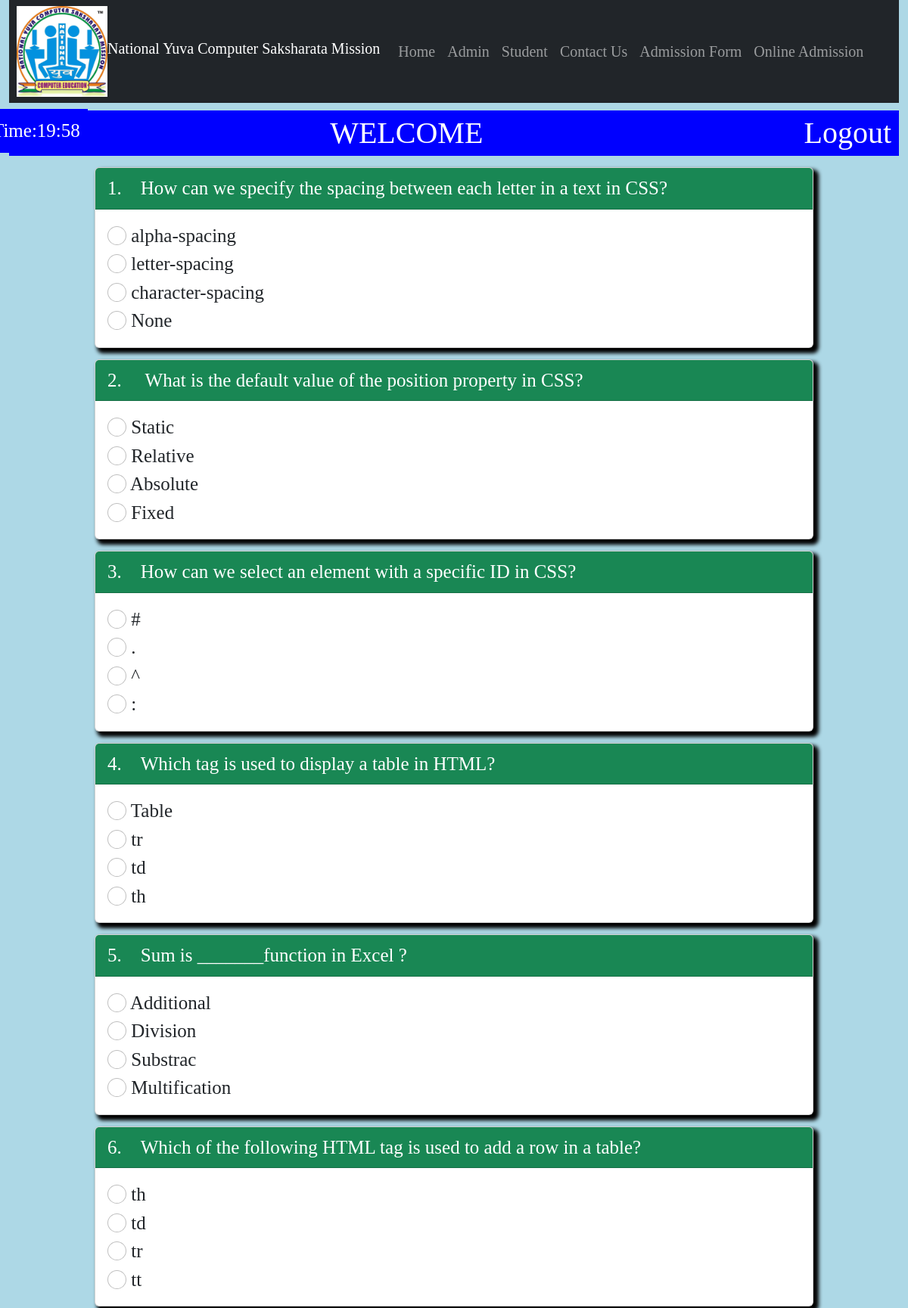
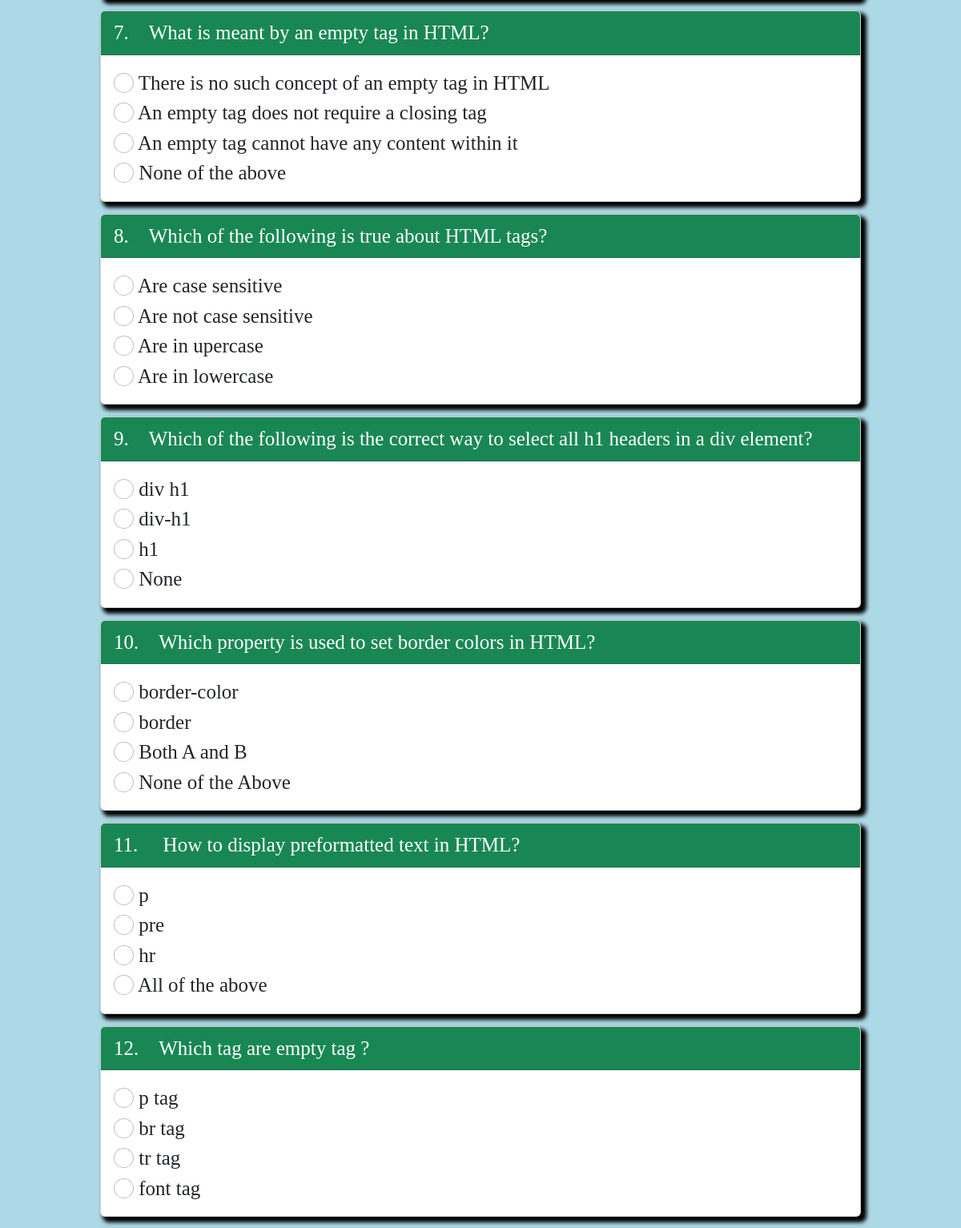
Screenshot of /ques_paper2.php (upper part) with the database file from the repository (2 pictures, top to bottom).
### tables this page shows
CREATE TABLE `add_ques2` (
  `id` int(11) NOT NULL,
  `ques` varchar(200) NOT NULL,
  `opt1` varchar(60) NOT NULL,
  `opt2` varchar(60) NOT NULL,
  `opt3` varchar(60) NOT NULL,
  `opt4` varchar(60) NOT NULL,
  `ans` int(11) NOT NULL
);

### ques_paper2.php (the view, shortened to what this page needs)
<?php
include_once('connfig.php');
include_once('header.php');
$a =  1;
?>
<!DOCTYPE html>
<html>
<head>
	<link href="https://cdn.jsdelivr.net/npm/bootstrap@5.2.0-beta1/dist/css/bootstrap.min.css" rel="stylesheet">
</head>
<body><span id="time" style="margin-left: -20px; padding: 10px; background-color: blue; color: white; position: fixed;font-size: 25px; font-family: algerian; "> </span>
	<body onload="timeout()">
<div class="container-fluid">
	<div class="head">
				WELCOME <?php if (isset($_SESSION['username'])){
					echo $_SESSION['username'];
				} ?>
				<a href="logout.php" style="float: right; color: white; text-decoration: none;padding-right: 10px;">Logout</a>
			</div>
		<div class="col-sm-10 offset-1">
				<?php
				$question = "SELECT * FROM `add_ques2`order by rand() limit 25";
				$query = mysqli_query($conn,$question);
				while ($rows = mysqli_fetch_assoc($query)) {
				?>
				<form id="form" action="result.php" method="post">
				<div class="card">
				<div class="card-header bg-success text-white"><?php echo $a++; echo ". &nbsp; &nbsp;"; echo $rows['ques'];  ?></div>
				<div class="card-body">
				<div class="child"><input class="form-check-input" type="radio" name="<?php echo $rows['id']; ?>" value="0"> <?php echo $rows['opt1']; ?></div>
				<div class="child"><input class="form-check-input" type="radio" name="<?php echo $rows['id']; ?>" value="1"> <?php echo $rows['opt2']; ?></div>
				<div class="child"><input class="form-check-input" type="radio" name="<?php echo $rows['id']; ?>" value="2"> <?php echo $rows['opt3']; ?></div>
				<div class="child"><input class="form-check-input" type="radio" name="<?php echo $rows['id']; ?>" value="3"> <?php echo $rows['opt4']; ?></div>
			</div></div>
			<?php } ?>
		</form>
			</div>
	</div>
</body>
</html>

### header.php (style rules this page uses)
* { font-family: Apple Chancery; }

### ques_paper2.php (style rules this page uses)
body { background-color: lightblue; }
.head { margin-top: 10px; background-color: blue; color:white; font-size: 40px; text-align: center; }
.card { margin:15px; font-size: 25px; box-shadow: 5px 5px 5px 2px black; }

### rows the page displays
add_ques2: ques "How can we specify the spacing between each letter in a text in CSS?", opt1 "alpha-spacing", opt2 "letter-spacing", opt3 "character-spacing", opt4 "None"
add_ques2: ques "What is the default value of the position property in CSS?", opt1 "Static", opt2 "Relative", opt3 "Absolute", opt4 "Fixed"
add_ques2: ques "How can we select an element with a specific ID in CSS?", opt1 "#", opt2 ".", opt3 "^", opt4 ":"
add_ques2: ques "Which tag is used to display a table in HTML?", opt1 "Table", opt2 "tr", opt3 "td", opt4 "th"
add_ques2: ques "Sum is _______function in Excel ?", opt1 "Additional", opt2 "Division", opt3 "Substrac", opt4 "Multification"
add_ques2: ques "Which of the following HTML tag is used to add a row in a table?", opt1 "th", opt2 "td", opt3 "tr", opt4 "tt"
add_ques2: ques "What is meant by an empty tag in HTML?", opt1 "There is no such concept of an empty tag in HTML", opt2 "An empty tag does not require a closing tag", opt3 "An empty tag cannot have any content within it", opt4 "None of the above"
add_ques2: ques "Which of the following is true about HTML tags?", opt1 "Are case sensitive", opt2 "Are not case sensitive", opt3 "Are in upercase", opt4 "Are in lowercase"
add_ques2: ques "Which of the following is the correct way to select all h1 headers in a div element?", opt1 "div h1", opt2 "div-h1", opt3 "h1", opt4 "None"
add_ques2: ques "Which property is used to set border colors in HTML?", opt1 "border-color", opt2 "border", opt3 "Both A and B", opt4 "None of the Above"
add_ques2: ques "How to display preformatted text in HTML?", opt1 "p", opt2 "pre", opt3 "hr", opt4 "All of the above"
add_ques2: ques "Which tag are empty tag ?", opt1 "p tag", opt2 "br tag", opt3 "tr tag", opt4 "font tag"
